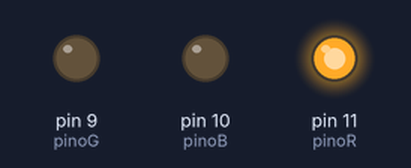
The sketch below on a simulated Arduino Uno, built with avr-gcc and run on an emulated ATmega328P. Parts: output pins drawn as LEDs (lit = HIGH).

Above: at 0.05 s.
At 1.75 s:
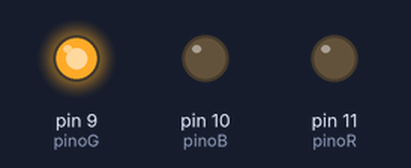
At 2.6 s:
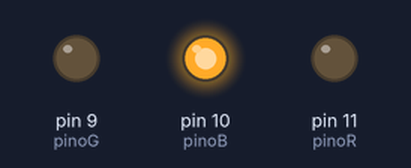
At 3.5 s:
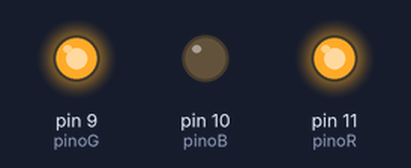
At 5.25 s:
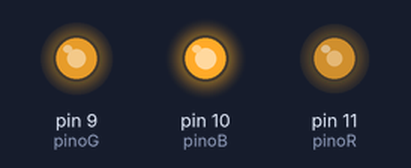
At 7.0 s:
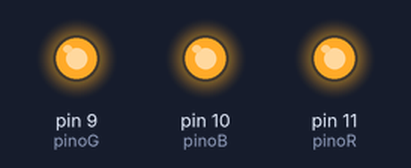
Timing chart, 0 to 9.1 s (numbered marks = the images above):
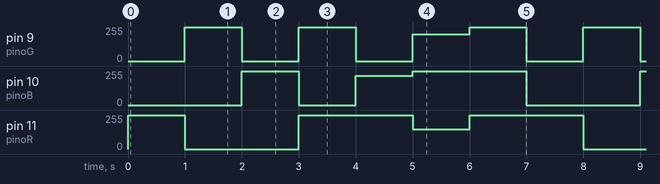

The sketch:

ledrgb.ino
```cpp
// definir as variaveis para os pinos utilizados
int pinoR = 11; // pino utilizado pelo terminal R (vermelho)
int pinoB = 10; // pino utilizado pelo terminal B (azul)
int pinoG = 9; // pino utilizado pelo terminal G (Verde)

#define COMMON_CATODE //define o Led RGB como catodo comum

void setup(){
// define os pinos do Led como saida
pinMode(pinoR, OUTPUT);
pinMode(pinoG, OUTPUT);
pinMode(pinoB, OUTPUT);
}

// funçao para produzir o brilho do led de acordo com valores informados
void setColor(int vermelho, int verde, int azul){

analogWrite(pinoR, vermelho); // define o brilo do led de acordo com o velor de 'vermelho'
analogWrite(pinoG, verde); // define o brilo do led de acordo com o velor de 'verde'
analogWrite(pinoB, azul); // define o brilo do led de acordo com o velor de 'azul'
}

void loop(){
setColor(255, 0, 0); // valores para obter a cor vermelha
delay(1000); // aguarda 1 segundo
setColor(0, 255, 0); // valores para obter a cor verde
delay(1000); // aguarda 1 segundo
setColor(0, 0, 255); // valores para obter a cor azul
delay(1000); // aguarda 1 segundo
setColor(255, 255, 0); // valores para obter a cor amarela
delay(1000); // aguarda 1 segundo
setColor(255, 0, 220); // valores para obter a cor violeta
delay(1000); // aguarda 1 segundo
setColor(150, 200, 255); // valores para obter a cor azul agua
delay(1000); // aguarda 1 segundo
setColor(255, 255, 255); // valores para obter um tom de branco
delay(1000); // aguarda 1 segundo
}
```

Measured:
- by itself, pin 9 (pinoG): repeats every 7.0 s: 0/255 1.0 s, 255/255 1.0 s, 0/255 1.0 s, 200/255 1.0 s, 255/255 1.0 s, 0/255 1.0 s, 255/255 1.0 s
- by itself, pin 10 (pinoB): repeats every 7.0 s: 0/255 1.0 s, 220/255 1.0 s, 255/255 2.0 s, 0/255 2.0 s, 255/255 1.0 s
- by itself, pin 11 (pinoR): repeats every 7.0 s: 0/255 2.0 s, 255/255 2.0 s, 150/255 1.0 s, 255/255 2.0 s
